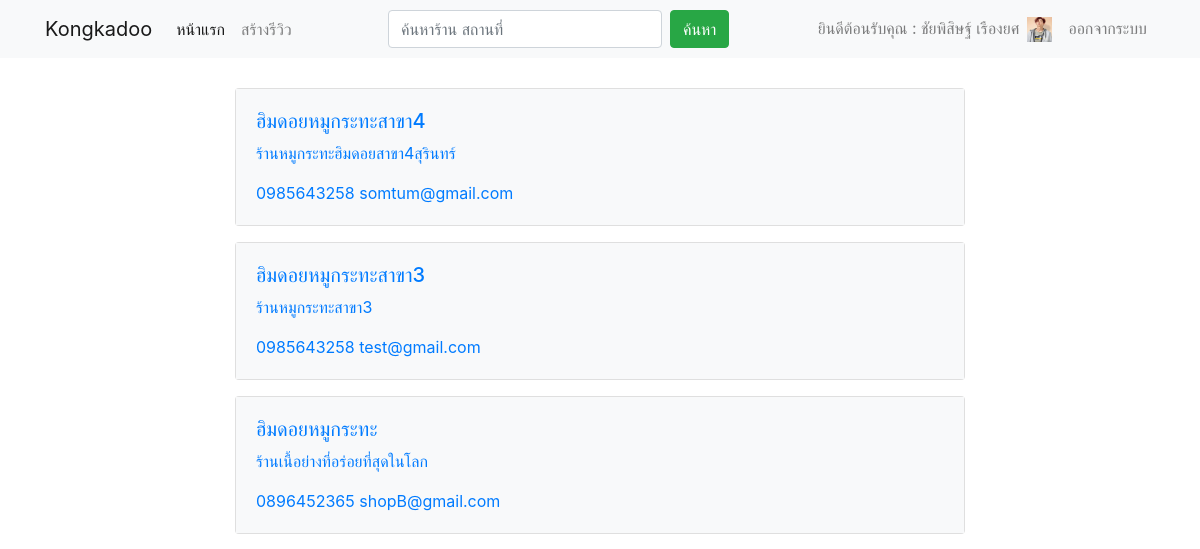
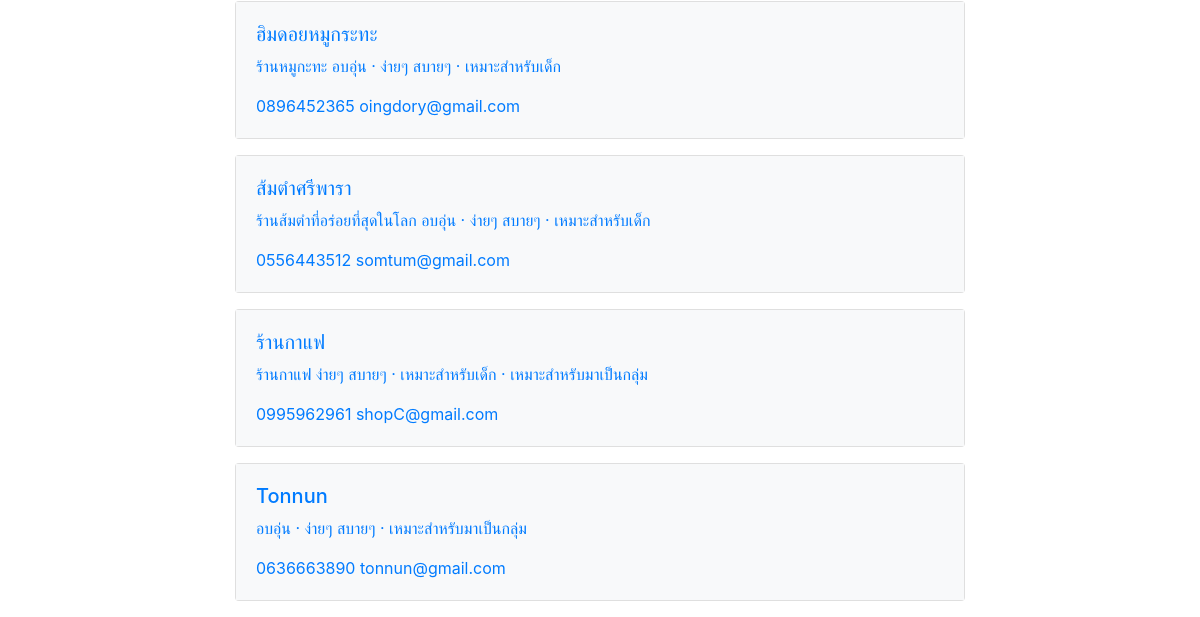
Before: /index1.php (signed in) with the older database file (2 pictures, top to bottom).
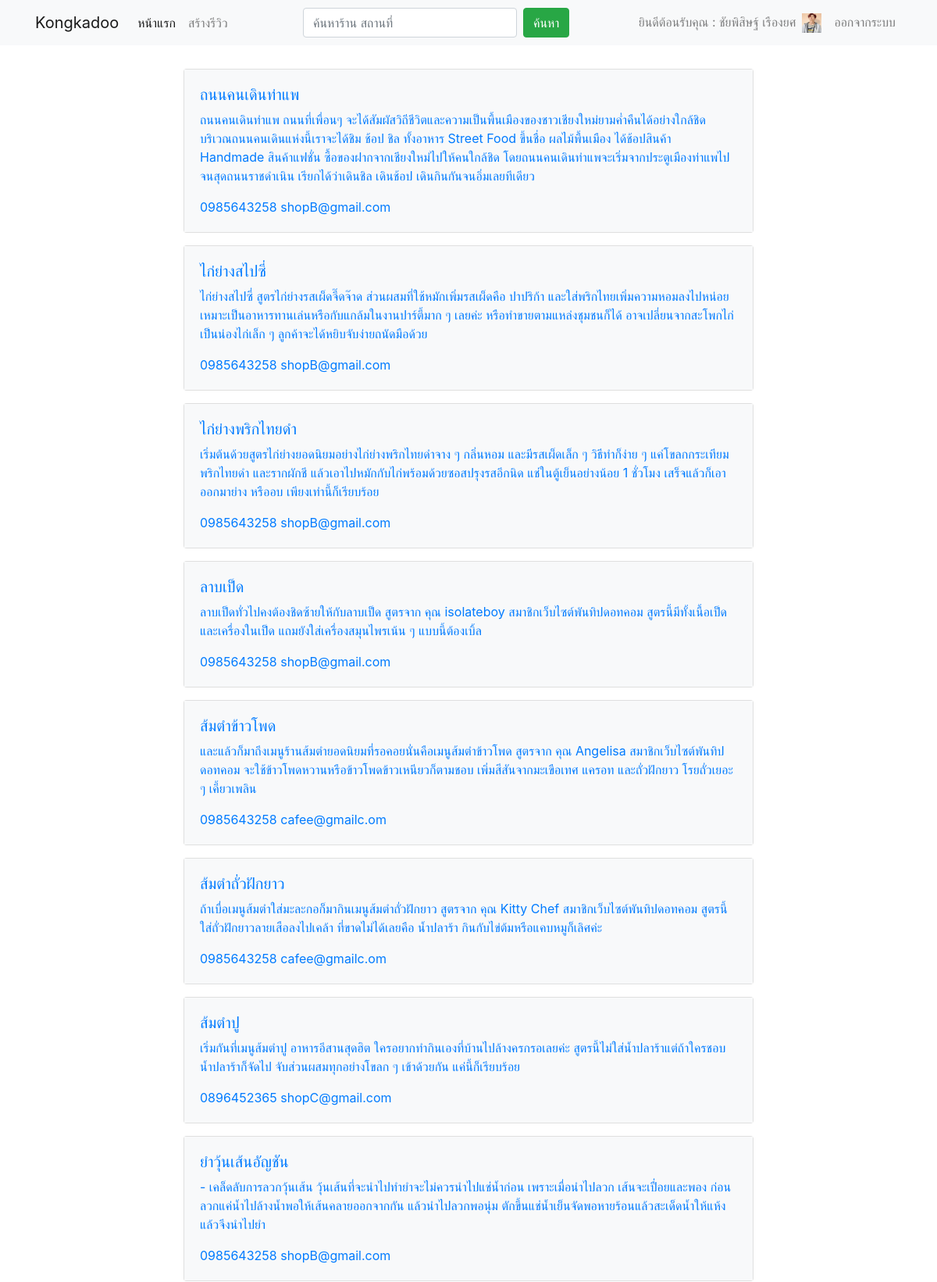
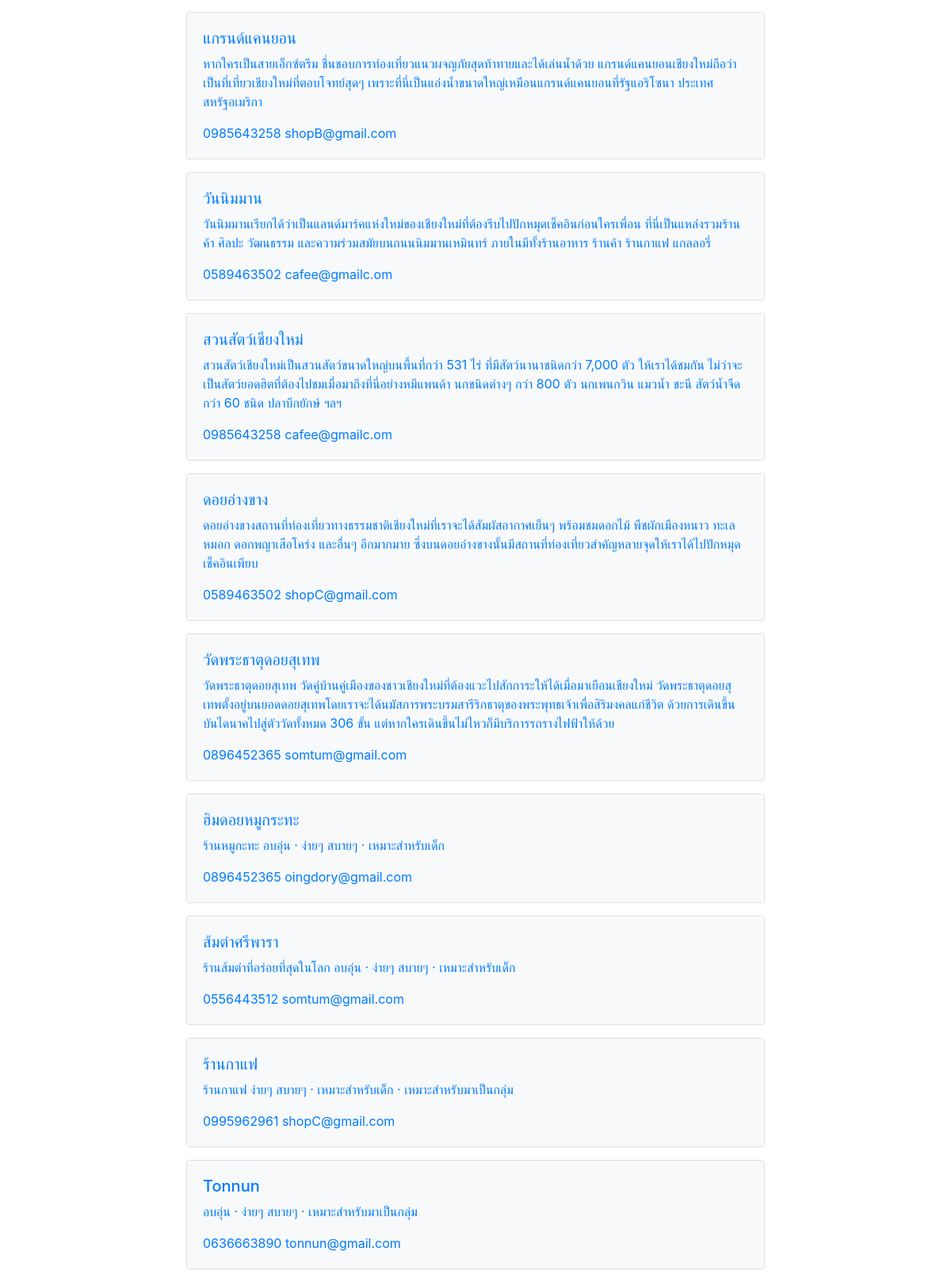
After: the same page with the newer database file (2 pictures, top to bottom).
### tables this page shows
CREATE TABLE `shop` (
  `idshop` int(11) NOT NULL,
  `shop_name` varchar(255) NOT NULL,
  `shop_phone` varchar(10) NOT NULL,
  `shop_email` varchar(255) NOT NULL,
  `shop_explain` text NOT NULL,
  `shop_country` varchar(255) NOT NULL,
  `shop_geography` varchar(255) NOT NULL,
  `shop_province` varchar(255) NOT NULL,
  `shop_amphur` varchar(255) NOT NULL,
  `shop_district` varchar(255) NOT NULL,
  `shop_village` varchar(255) NOT NULL,
  `shop_pic` varchar(255) NOT NULL,
  `shop_username` varchar(255) NOT NULL,
  `shop_type` varchar(255) NOT NULL
);

### index1.php (the view, shortened to what this page needs)
<?php session_start();
include 'header.php';
if (isset($_POST['search'])) {
    $search = '%' . $_POST['search'] . '%';
    $sql = 'SELECT * from shop WHERE (shop_name LIKE"' . $search . '") or (shop_phone LIKE "' . $search . '")or (shop_email LIKE "' . $search . '")or (shop_explain LIKE "' . $search . '") order by idshop desc';
} else {
    $sql = 'SELECT * from shop order by idshop desc';
}
$result = mysql_query($sql) or die(mysql_error());
?>
<div class="container">
    <div class="row">
        <div class="col-sm col-md col-lg col-xl">
            <nav class="navbar navbar-expand-lg fixed-top navbar-light bg-light">
                <div class="container">
                    <a class="navbar-brand" href="index.php">Kongkadoo</a>
                    <div class="collapse navbar-collapse" id="navbarSupportedContent">
                        <ul class="navbar-nav mr-auto">
                            <li class="nav-item active">
                                <a class="nav-link" href="index.php">หน้าแรก <span class="sr-only">(current)</span></a>
                            </li>
                            <li class="nav-item">
                                <a class="nav-link" href="manage_review.php">สร้างรีวิว </a>
                            </li>
                        </ul>
                        <form id="formsearch" name="formsearch" method="post" action="index.php"
                            class="form-inline my-4 my-lg-0">
                            <input name="search" type="text" id="search" class="form-control mr-sm-2"
                                placeholder="ค้นหาร้าน สถานที่" />
                            <button class="btn btn-success my-2 my-sm-0" type="submit">ค้นหา</button>
                        </form>
                        <ul class="navbar-nav ml-auto">
                            <?php if (isset($_SESSION['id'])) {?>
                            <li class="nav-item">
                                <span class="navbar-text">
                                    <?php echo "ยินดีต้อนรับคุณ : " . $_SESSION['fullname']; ?>
                                </span>
                            </li>
                            <li class="nav-item">
                                <a class="nav-link" href=""><img src="Image/<?php echo $_SESSION['pic']; ?>" alt=""
                                        width="25" height="25"> <span class="sr-only">(current)</span></a>
                            </li>
                            <li class="nav-item">
                                <a class="nav-link" href="logout.php">ออกจากระบบ </a>
                            </li>
                            <?php }?>
                        </ul>
                    </div>
                </div>
            </nav>
        </div>
    </div>
</div>
<br>
<br>
<div class="container">
    <div class="row">
        <div class="col-2"></div>
        <div class="col-8">
            <br>
            <?php
while ($row = mysql_fetch_assoc($result)) {
    echo "<div class='card'>";
    echo "<div class='card-body text-white bg-light'>";
    echo "<H5 class='card-text'><a href='shop_profile.php?idshop=" . $row['idshop'] . "'>" . $row['shop_name'] . "</a></H5>";
    echo "<p class='card-text'><a href='shop_profile.php?idshop=" . $row['idshop'] . "'>" . $row['shop_explain'] . "</a></p>";
    echo "<p class='card-text'><a href='shop_profile.php?idshop=" . $row['idshop'] . "'>" . $row['shop_phone'] . "  " . $row['shop_email'] . "</a></p>";
    echo "</div>";
    echo "</div>";
}
?>
        </div>
    </div>
</div>
<?php include 'footer.php';?>

Changed rows visible on the page:
removed shop: shop_name "ฮิมดอยหมูกระทะสาขา4", shop_explain "ร้านหมูกระทะฮิมดอยสาขา4สุรินทร์", shop_phone "0985643258", shop_email "somtum@gmail.com"
removed shop: shop_name "ฮิมดอยหมูกระทะสาขา3", shop_explain "ร้านหมูกระทะสาขา3", shop_phone "0985643258", shop_email "test@gmail.com"
removed shop: shop_name "ฮิมดอยหมูกระทะ", shop_explain "ร้านเนื้อย่างที่อร่อยที่สุดในโลก", shop_phone "0896452365", shop_email "shopB@gmail.com"
added shop: shop_name "ถนนคนเดินท่าแพ", shop_explain "ถนนคนเดินท่าแพ ถนนที่เพื่อนๆ จะได้สัมผัสวิถีชีวิตและความเป็นพื้นเมืองของชาวเชียงใหม่ยามค่ำคืนได้อย่างใกล้ชิด บริเวณถนนคนเดินแห่งนี้เราจะได้ชิม ช้อป ชิล ทั้งอาหาร Street Food ขึ้นชื่อ ผลไม้พื้นเมือง ได้ช้อปสินค้า Handmade สินค้าแฟชั่น ซื้อของฝากจากเชียงใหม่ไปให้คนใกล้ชิด โดยถนนคนเดินท่าแพจะเริ่มจากประตูเมืองท่าแพไปจนสุดถนนราชดำเนิน เรียกได้ว่าเดินชิล เดินช้อป เดินกินกันจนอิ่มเลยทีเดียว", shop_phone "0985643258", shop_email "shopB@gmail.com"
added shop: shop_name "ไก่ย่างสไปซี่", shop_explain "ไก่ย่างสไปซี่ สูตรไก่ย่างรสเผ็ดจี๊ดจ๊าด ส่วนผสมที่ใช้หมักเพิ่มรสเผ็ดคือ ปาปริก้า และใส่พริกไทยเพิ่มความหอมลงไปหน่อย เหมาะเป็นอาหารทานเล่นหรือกับแกล้มในงานปาร์ตี้มาก ๆ เลยค่ะ หรือทำขายตามแหล่งชุมชนก็ได้ อาจเปลี่ยนจากสะโพกไก่เป็นน่องไก่เล็ก ๆ ลูกค้าจะได้หยิบจับง่ายถนัดมือด้วย", shop_phone "0985643258", shop_email "shopB@gmail.com"
added shop: shop_name "ไก่ย่างพริกไทยดำ", shop_explain "เริ่มต้นด้วยสูตรไก่ย่างยอดนิยมอย่างไก่ย่างพริกไทยดำจาง ๆ กลิ่นหอม และมีรสเผ็ดเล็ก ๆ วิธีทำก็ง่าย ๆ แค่โขลกกระเทียม พริกไทยดำ และรากผักชี แล้วเอาไปหมักกับไก่พร้อมด้วยซอสปรุงรสอีกนิด แช่ในตู้เย็นอย่างน้อย 1 ชั่วโมง เสร็จแล้วก็เอาออกมาย่าง หรืออบ เพียงเท่านี้ก็เรียบร้อย", shop_phone "0985643258", shop_email "shopB@gmail.com"
added shop: shop_name "ลาบเป็ด", shop_explain "ลาบเป็ดทั่วไปคงต้องชิดซ้ายให้กับลาบเป็ด สูตรจาก คุณ isolateboy สมาชิกเว็บไซต์พันทิปดอทคอม สูตรนี้มีทั้งเนื้อเป็ดและเครื่องในเป็ด แถมยังใส่เครื่องสมุนไพรเน้น ๆ แบบนี้ต้องเบิ้ล", shop_phone "0985643258", shop_email "shopB@gmail.com"
added shop: shop_name "ส้มตำข้าวโพด", shop_explain "และแล้วก็มาถึงเมนูร้านส้มตำยอดนิยมที่รอคอยนั่นคือเมนูส้มตำข้าวโพด สูตรจาก คุณ Angelisa สมาชิกเว็บไซต์พันทิปดอทคอม จะใช้ข้าวโพดหวานหรือข้าวโพดข้าวเหนียวก็ตามชอบ เพิ่มสีสันจากมะเขือเทศ แครอท และถั่วฝักยาว โรยถั่วเยอะ ๆ เคี้ยวเพลิน", shop_phone "0985643258", shop_email "cafee@gmailc.om"
added shop: shop_name "ส้มตำถั่วฝักยาว", shop_explain "ถ้าเบื่อเมนูส้มตำใส่มะละกอก็มากินเมนูส้มตำถั่วฝักยาว สูตรจาก คุณ Kitty Chef สมาชิกเว็บไซต์พันทิปดอทคอม สูตรนี้ใส่ถั่วฝักยาวลายเสือลงไปเคล้า ที่ขาดไม่ได้เลยคือ น้ำปลาร้า กินกับไข่ต้มหรือแคบหมูก็เลิศค่ะ", shop_phone "0985643258", shop_email "cafee@gmailc.om"
added shop: shop_name "ส้มตำปู", shop_explain "เริ่มกันที่เมนูส้มตำปู อาหารอีสานสุดฮิต ใครอยากทำกินเองที่บ้านไปล้างครกรอเลยค่ะ สูตรนี้ไม่ใส่น้ำปลาร้าแต่ถ้าใครชอบน้ำปลาร้าก็จัดไป จับส่วนผสมทุกอย่างโขลก ๆ เข้าด้วยกัน แค่นี้ก็เรียบร้อย", shop_phone "0896452365", shop_email "shopC@gmail.com"
added shop: shop_name "ยำวุ้นเส้นอัญชัน", shop_explain "- เคล็ดลับการลวกวุ้นเส้น วุ้นเส้นที่จะนำไปทำยำจะไม่ควรนำไปแช่น้ำก่อน เพราะเมื่อนำไปลวก เส้นจะเปื่อยและพอง ก่อนลวกแค่น้ำไปล้างน้ำพอให้เส้นคลายออกจากกัน แล้วนำไปลวกพอนุ่ม ตักขึ้นแช่น้ำเย็นจัดพอหายร้อนแล้วสะเด็ดน้ำให้แห้งแล้วจึงนำไปยำ", shop_phone "0985643258", shop_email "shopB@gmail.com"
added shop: shop_name "แกรนด์แคนยอน", shop_explain "หากใครเป็นสายเอ็กซ์ตรีม ชื่นชอบการท่องเที่ยวแนวผจญภัยสุดท้าทายและได้เล่นน้ำด้วย แกรนด์แคนยอนเชียงใหม่ถือว่าเป็นที่เที่ยวเชียงใหม่ที่ตอบโจทย์สุดๆ เพราะที่นี่เป็นแอ่งน้ำขนาดใหญ่เหมือนแกรนด์แคนยอนที่รัฐแอริโซนา ประเทศสหรัฐอเมริกา", shop_phone "0985643258", shop_email "shopB@gmail.com"
added shop: shop_name "วันนิมมาน", shop_explain "วันนิมมานเรียกได้ว่าเป็นแลนด์มาร์คแห่งใหม่ของเชียงใหม่ที่ต้องรีบไปปักหมุดเช็คอินก่อนใครเพื่อน ที่นี่เป็นแหล่งรวมร้านค้า ศิลปะ วัฒนธรรม และความร่วมสมัยบนถนนนิมมานเหมินทร์ ภายในมีทั้งร้านอาหาร ร้านค้า ร้านกาแฟ แกลลอรี่", shop_phone "0589463502", shop_email "cafee@gmailc.om"
added shop: shop_name "สวนสัตว์เชียงใหม่", shop_explain "สวนสัตว์เชียงใหม่เป็นสวนสัตว์ขนาดใหญ่บนพื้นที่กว่า 531 ไร่ ที่มีสัตว์นานาชนิดกว่า 7,000 ตัว ให้เราได้ชมกัน ไม่ว่าจะเป็นสัตว์ยอดฮิตที่ต้องไปชมเมื่อมาถึงที่นี่อย่างหมีแพนด้า นกชนิดต่างๆ กว่า 800 ตัว นกเพนกวิน แมวนํ้า ชะนี สัตว์น้ำจืดกว่า 60 ชนิด ปลาบึกยักษ์ ฯลฯ", shop_phone "0985643258", shop_email "cafee@gmailc.om"
added shop: shop_name "ดอยอ่างขาง", shop_explain "ดอยอ่างขางสถานที่ท่องเที่ยวทางธรรมชาติเชียงใหม่ที่เราจะได้สัมผัสอากาศเย็นๆ พร้อมชมดอกไม้ พืชผักเมืองหนาว ทะเลหมอก ดอกพญาเสือโคร่ง และอื่นๆ อีกมากมาย ซึ่งบนดอยอ่างขางนั้นมีสถานที่ท่องเที่ยวสำคัญหลายจุดให้เราได้ไปปักหมุดเช็คอินเพียบ", shop_phone "0589463502", shop_email "shopC@gmail.com"
added shop: shop_name "วัดพระธาตุดอยสุเทพ", shop_explain "วัดพระธาตุดอยสุเทพ วัดคู่บ้านคู่เมืองของชาวเชียงใหม่ที่ต้องแวะไปสักการะให้ได้เมื่อมาเยือนเชียงใหม่ วัดพระธาตุดอยสุเทพตั้งอยู่บนยอดดอยสุเทพโดยเราจะได้นมัสการพระบรมสารีริกธาตุของพระพุทธเจ้าเพื่อสิริมงคลแก่ชีวิต ด้วยการเดินขึ้นบันไดนาคไปสู่ตัววัดทั้งหมด 306 ขั้น แต่หากใครเดินขึ้นไม่ไหวก็มีบริการรถรางไฟฟ้าให้ด้วย", shop_phone "0896452365", shop_email "somtum@gmail.com"
